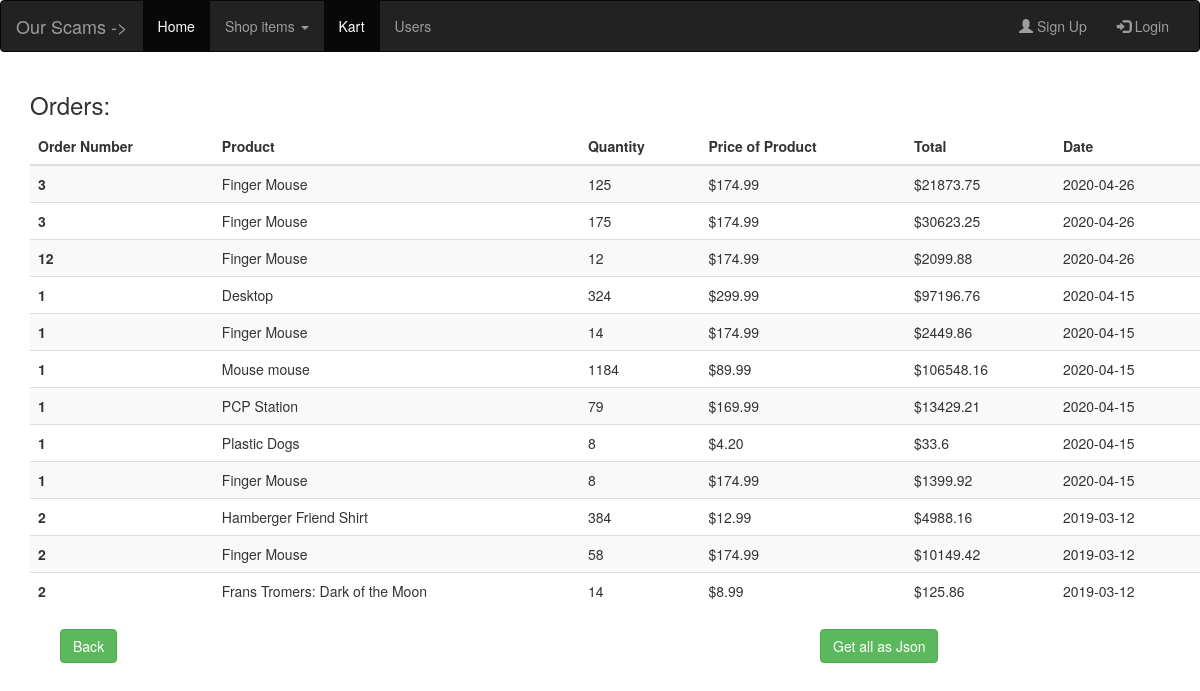
/Pages/viewOrdersPage.php?sqlDate=--&cDate=2020-04-26, run on the app's committed database.
### tables this page shows
CREATE TABLE `order_history` (
  `order_ID` int(11) NOT NULL,
  `user_ID` int(11) NOT NULL,
  `add_ID` int(11) NOT NULL,
  `order_date` date NOT NULL
);

CREATE TABLE `order_info` (
  `order_ID` int(11) NOT NULL,
  `product_ID` int(11) NOT NULL,
  `quantity` int(11) NOT NULL
);

CREATE TABLE `products` (
  `product_ID` int(11) NOT NULL,
  `name` varchar(100) DEFAULT NULL,
  `price` double(8,2) DEFAULT NULL,
  `short_desc` varchar(150) DEFAULT NULL,
  `image` varchar(100) DEFAULT NULL,
  `category_ID` int(11) DEFAULT NULL,
  `description` varchar(300) DEFAULT NULL,
  `desc_image` varchar(30) DEFAULT NULL,
  `weightKg` int(11) NOT NULL DEFAULT '13'
);

### Classes/OrderDataService.php (called while the page is built, shortened)
<?php
class orderDataService{
    function getOrderInfo($date1, $date2)
    {
        $database = new Database();
        $connection = $database->getConnected();
        $sql = "SELECT order_info.order_ID, products.name, order_info.quantity, products.price, order_history.order_date FROM order_history INNER JOIN order_info ON
            order_history.order_ID = order_info.order_ID INNER JOIN products ON order_info.product_ID=products.product_ID WHERE order_history.user_ID = 1 AND
            order_history.order_date BETWEEN '$date1' AND '$date2' ORDER BY order_history.order_date DESC";
        if ($result = $connection->query($sql))
        {
            $nbrRows = $result->num_rows;
            if ($nbrRows > 0)
            {
                $index = 0;
                while($row = $result->fetch_assoc())
                {
                    $prodTotal = $row['quantity'] * $row['price'];
                    $prod_info[$index] = array($row['order_ID'], $row['name'] , $row ['quantity'] , $row['price'], $prodTotal, $row['order_date']);
                    ++$index;
                }
                return $prod_info;
            }
        }
    }
}
?>

### Classes/OrderBusinessService.php (called while the page is built, shortened)
<?php
require ("OrderDataService.php");
?>
<?php
class orderBusinessService{
    function getOrderInfo($date1, $date2)
    {
        $service = new orderDataService();
        return $service->getOrderInfo($date1, $date2);
    }
}
?>

### Pages/fragments/_displayOrderHistory.php (the view)
<?php
require_once("../Classes/OrderBusinessService.php");
function displayOrder($d1, $d2)
{
?>
<table class="table table-striped table-dark">
  <thead>
    <tr>
      <th scope="col">Order Number</th>
      <th scope="col">Product</th>
      <th scope="col">Quantity</th>
      <th scope="col">Price of Product</th>
      <th scope="col">Total</th>
      <th scope="col">Date</th>
    </tr>
  </thead>
  <tbody>
      <?php
        $service = new orderBusinessService();
        $orderInfo = $service->getOrderInfo($d1, $d2);
          foreach ($orderInfo as $o)
          {
      ?>
          <tr>
            <th scope="row"><?php echo $o[0]; ?></th>
            <td><?php echo $o[1];?></td>
            <td><?php echo $o[2];?></td>
            <td>$<?php echo $o[3];?></td>
            <td>$<?php echo $o[4];?></td>
            <td><?php echo $o[5];?></td>
          </tr>
      <?php
          }
      ?>
  </tbody>
</table>
<?php
}
?>

### data on the page
order_history: order_info.order_ID "3", products.name "Finger Mouse", order_info.quantity "125", products.price "174.99", o "21873.75", order_date "2020-04-26", order_info.quantity "175", o "30623.25"
order_history: order_info.order_ID "12", products.name "Finger Mouse", order_info.quantity "12", products.price "174.99", o "2099.88", order_date "2020-04-26"
order_history: order_info.order_ID "1", products.name "Desktop", order_info.quantity "324", products.price "299.99", o "97196.76", order_date "2020-04-15", products.name "Finger Mouse", order_info.quantity "14", products.price "174.99", o "2449.86", products.name "Mouse mouse", order_info.quantity "1184", products.price "89.99", o "106548.16", products.name "PCP Station", order_info.quantity "79", products.price "169.99", o "13429.21", products.name "Plastic Dogs", order_info.quantity "8", products.price "4.20", o "33.6", o "1399.92"
order_history: order_info.order_ID "2", products.name "Hamberger Friend Shirt", order_info.quantity "384", products.price "12.99", o "4988.16", order_date "2019-03-12", products.name "Finger Mouse", order_info.quantity "58", products.price "174.99", o "10149.42", products.name "Frans Tromers: Dark of the Moon", order_info.quantity "14", products.price "8.99", o "125.86"
